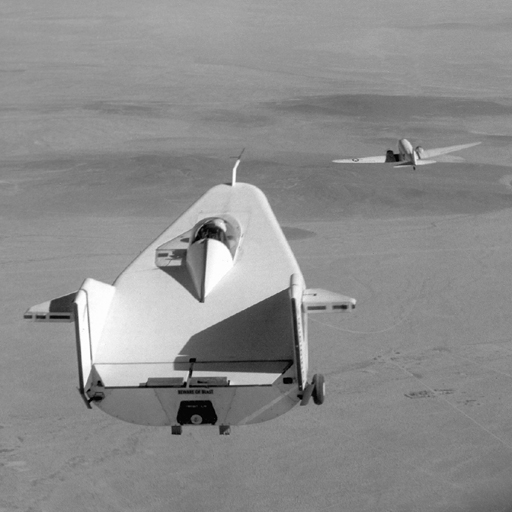
#> input picture TP2 - Basic Cryptography Watermarking/liftingbody.png, 512 x 512 px
$ jupyter execute TP2.ipynb   (shell and % lines are left out)
#> lines starting #> are read from the running program, lines starting #| are printed output that depends on the picture
# Multimedia Security and Privacy
## TP2 - Basic Cryptography Watermarking
### Genis Skura
#### The Input Image & The Permuted Image

[cell 1]
import numpy as np
import matplotlib.pyplot as plt
import cv2 as cv
import skimage
import seaborn as sns
from IPython.display import Image, display
# sns.set()

img = cv.imread('liftingbody.png')
#> img is the input picture: shape (512, 512, 3); min 0, max 255, mean 140.3
grayscale_img = cv.cvtColor(img, cv.COLOR_BGR2GRAY)

plt.figure(figsize=(8, 8))
#> (this line was passed over: IPython is not available in this run)
plt.title('Original Image (Grayscale)')
#> (this line was passed over: IPython is not available in this run)
plt.imshow(grayscale_img, cmap = 'gray')
#> (this line was passed over: IPython is not available in this run)
plt.axis('off')
#> (this line was passed over: IPython is not available in this run)
plt.show()

[cell 2]
# Permutation of the image
def permute_img(im):
    arr = np.arange(im.shape[0] * im.shape[1]) # Permutation Matrix
    np.random.shuffle(arr)

    perm = np.arange(im.shape[0] * im.shape[1])
    flattened = im.flatten()
    for i in range(len(arr)):
        perm[arr[i]] = flattened[i]
    return perm.reshape(im.shape[0], im.shape[0]), arr

def revert_permutation(perm, arr):
    original = np.arange(perm.shape[0] * perm.shape[1])
    flattened = perm.flatten()
    for i in range(len(flattened)):
        original[i] = flattened[arr[i]]
    return original.reshape(perm.shape[0], perm.shape[1])


permuted_img, permutation_matrix = permute_img(grayscale_img)
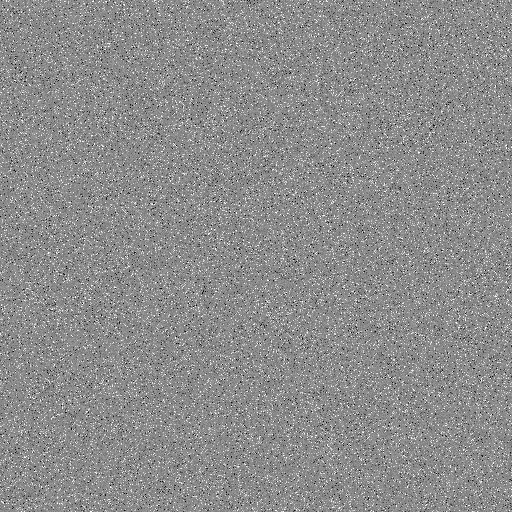
#> permuted_img: shape (512, 512) int64; min 0, max 255, mean 140.3

plt.figure(figsize=(8, 8))
#> (this line was passed over: IPython is not available in this run)
plt.title('Permuted Image')
#> (this line was passed over: IPython is not available in this run)
plt.imshow(permuted_img, cmap = 'gray')
#> (this line was passed over: IPython is not available in this run)
plt.show()


$ run again, with TP2 - Basic Cryptography Watermarking/cameraman.tif saved as TP2 - Basic Cryptography Watermarking/liftingbody.png
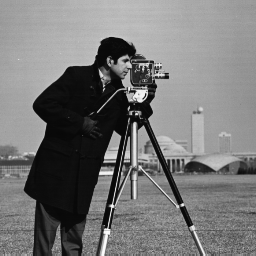
#> input picture TP2 - Basic Cryptography Watermarking/cameraman.tif, 256 x 256 px
#> img is the input picture: shape (256, 256, 3); min 7, max 253, mean 118.7
#> `permuted_img, permutation_matrix = permute_img(grayscale_img)`:
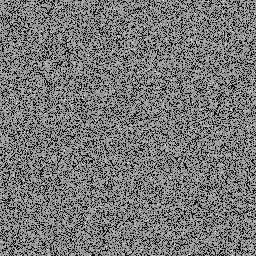
#> permuted_img: shape (256, 256) int64; min 7, max 253, mean 118.7
